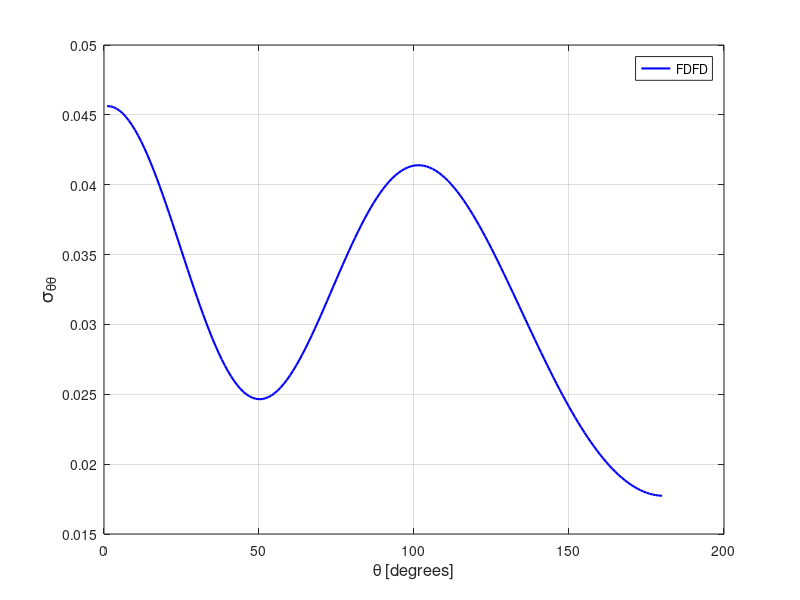

Source code (MATLAB):
stt = [ 
    1  0.45626163E-01
    2  0.45613360E-01
    3  0.45554917E-01
    4  0.45451209E-01
    5  0.45302909E-01
    6  0.45110226E-01
    7  0.44874519E-01
    8  0.44596743E-01
    9  0.44278048E-01
   10  0.43920197E-01
   11  0.43524500E-01
   12  0.43093018E-01
   13  0.42627506E-01
   14  0.42130359E-01
   15  0.41603420E-01
   16  0.41049540E-01
   17  0.40470712E-01
   18  0.39869770E-01
   19  0.39249379E-01
   20  0.38612191E-01
   21  0.37961163E-01
   22  0.37298873E-01
   23  0.36628637E-01
   24  0.35952900E-01
   25  0.35274919E-01
   26  0.34597371E-01
   27  0.33923265E-01
   28  0.33254988E-01
   29  0.32596044E-01
   30  0.31948708E-01
   31  0.31315666E-01
   32  0.30699685E-01
   33  0.30102909E-01
   34  0.29527906E-01
   35  0.28976742E-01
   36  0.28451774E-01
   37  0.27954716E-01
   38  0.27487470E-01
   39  0.27051760E-01
   40  0.26648931E-01
   41  0.26280550E-01
   42  0.25947655E-01
   43  0.25651272E-01
   44  0.25392191E-01
   45  0.25171192E-01
   46  0.24988854E-01
   47  0.24845108E-01
   48  0.24740323E-01
   49  0.24674648E-01
   50  0.24647580E-01
   51  0.24658844E-01
   52  0.24707919E-01
   53  0.24794150E-01
   54  0.24916733E-01
   55  0.25074763E-01
   56  0.25266809E-01
   57  0.25491962E-01
   58  0.25748819E-01
   59  0.26035700E-01
   60  0.26351368E-01
   61  0.26693894E-01
   62  0.27061535E-01
   63  0.27452638E-01
   64  0.27865056E-01
   65  0.28297445E-01
   66  0.28746897E-01
   67  0.29212201E-01
   68  0.29690670E-01
   69  0.30180940E-01
   70  0.30680129E-01
   71  0.31186860E-01
   72  0.31698603E-01
   73  0.32213587E-01
   74  0.32729410E-01
   75  0.33244744E-01
   76  0.33756979E-01
   77  0.34264680E-01
   78  0.34765624E-01
   79  0.35258539E-01
   80  0.35741083E-01
   81  0.36211945E-01
   82  0.36669523E-01
   83  0.37112251E-01
   84  0.37539106E-01
   85  0.37948132E-01
   86  0.38338445E-01
   87  0.38709108E-01
   88  0.39058488E-01
   89  0.39386511E-01
   90  0.39691478E-01
   91  0.39972909E-01
   92  0.40230125E-01
   93  0.40462598E-01
   94  0.40669981E-01
   95  0.40851697E-01
   96  0.41007444E-01
   97  0.41136771E-01
   98  0.41240323E-01
   99  0.41317165E-01
  100  0.41367814E-01
  101  0.41392449E-01
  102  0.41390900E-01
  103  0.41363444E-01
  104  0.41310851E-01
  105  0.41232992E-01
  106  0.41130740E-01
  107  0.41004241E-01
  108  0.40854242E-01
  109  0.40681452E-01
  110  0.40486138E-01
  111  0.40269617E-01
  112  0.40031925E-01
  113  0.39774179E-01
  114  0.39497290E-01
  115  0.39201718E-01
  116  0.38888730E-01
  117  0.38558993E-01
  118  0.38213253E-01
  119  0.37852798E-01
  120  0.37478074E-01
  121  0.37090424E-01
  122  0.36690433E-01
  123  0.36279291E-01
  124  0.35857879E-01
  125  0.35426930E-01
  126  0.34987684E-01
  127  0.34540854E-01
  128  0.34087408E-01
  129  0.33628326E-01
  130  0.33164255E-01
  131  0.32696441E-01
  132  0.32225549E-01
  133  0.31752415E-01
  134  0.31278014E-01
  135  0.30802902E-01
  136  0.30328261E-01
  137  0.29854568E-01
  138  0.29382696E-01
  139  0.28913384E-01
  140  0.28447200E-01
  141  0.27985008E-01
  142  0.27527442E-01
  143  0.27075257E-01
  144  0.26628764E-01
  145  0.26188923E-01
  146  0.25756005E-01
  147  0.25330625E-01
  148  0.24913363E-01
  149  0.24504794E-01
  150  0.24105167E-01
  151  0.23715142E-01
  152  0.23334928E-01
  153  0.22965116E-01
  154  0.22605851E-01
  155  0.22257740E-01
  156  0.21920888E-01
  157  0.21595702E-01
  158  0.21282393E-01
  159  0.20981232E-01
  160  0.20692496E-01
  161  0.20416401E-01
  162  0.20152988E-01
  163  0.19902736E-01
  164  0.19665593E-01
  165  0.19441618E-01
  166  0.19231139E-01
  167  0.19034117E-01
  168  0.18850829E-01
  169  0.18681215E-01
  170  0.18525315E-01
  171  0.18383328E-01
  172  0.18255269E-01
  173  0.18141236E-01
  174  0.18041125E-01
  175  0.17955039E-01
  176  0.17883087E-01
  177  0.17825218E-01
  178  0.17781423E-01
  179  0.17751720E-01
  180  0.17736180E-01
  181  0.17734753E-01
  182  0.17747555E-01
  183  0.17774338E-01
  184  0.17815290E-01
  185  0.17870273E-01
  186  0.17939437E-01
  187  0.18022526E-01
  188  0.18119752E-01
  189  0.18230923E-01
  190  0.18356085E-01
  191  0.18494990E-01
  192  0.18647881E-01
  193  0.18814504E-01
  194  0.18994786E-01
  195  0.19188644E-01
  196  0.19396201E-01
  197  0.19616827E-01
  198  0.19851027E-01
  199  0.20098338E-01
  200  0.20358603E-01
  201  0.20631660E-01
  202  0.20917419E-01
  203  0.21215554E-01
  204  0.21525880E-01
  205  0.21848399E-01
  206  0.22182442E-01
  207  0.22527922E-01
  208  0.22884496E-01
  209  0.23252044E-01
  210  0.23629965E-01
  211  0.24017932E-01
  212  0.24415722E-01
  213  0.24822686E-01
  214  0.25238505E-01
  215  0.25662608E-01
  216  0.26094571E-01
  217  0.26534026E-01
  218  0.26980158E-01
  219  0.27432565E-01
  220  0.27890362E-01
  221  0.28353417E-01
  222  0.28820738E-01
  223  0.29291900E-01
  224  0.29765971E-01
  225  0.30242160E-01
  226  0.30720135E-01
  227  0.31198585E-01
  228  0.31677309E-01
  229  0.32155152E-01
  230  0.32631371E-01
  231  0.33105128E-01
  232  0.33575535E-01
  233  0.34041893E-01
  234  0.34503091E-01
  235  0.34958113E-01
  236  0.35406347E-01
  237  0.35846766E-01
  238  0.36278512E-01
  239  0.36700316E-01
  240  0.37111785E-01
  241  0.37511729E-01
  242  0.37898809E-01
  243  0.38272757E-01
  244  0.38632113E-01
  245  0.38976483E-01
  246  0.39304409E-01
  247  0.39615452E-01
  248  0.39907999E-01
  249  0.40181946E-01
  250  0.40436096E-01
  251  0.40669870E-01
  252  0.40882397E-01
  253  0.41072823E-01
  254  0.41240592E-01
  255  0.41384529E-01
  256  0.41504830E-01
  257  0.41600365E-01
  258  0.41670863E-01
  259  0.41715581E-01
  260  0.41734535E-01
  261  0.41727096E-01
  262  0.41693248E-01
  263  0.41632157E-01
  264  0.41544657E-01
  265  0.41430101E-01
  266  0.41288313E-01
  267  0.41120395E-01
  268  0.40925737E-01
  269  0.40704455E-01
  270  0.40457703E-01
  271  0.40185668E-01
  272  0.39888717E-01
  273  0.39567765E-01
  274  0.39223514E-01
  275  0.38856808E-01
  276  0.38468681E-01
  277  0.38060326E-01
  278  0.37632808E-01
  279  0.37187319E-01
  280  0.36725122E-01
  281  0.36247917E-01
  282  0.35757210E-01
  283  0.35254195E-01
  284  0.34741029E-01
  285  0.34219388E-01
  286  0.33690892E-01
  287  0.33157546E-01
  288  0.32621447E-01
  289  0.32084554E-01
  290  0.31548679E-01
  291  0.31015968E-01
  292  0.30488810E-01
  293  0.29968744E-01
  294  0.29458188E-01
  295  0.28959664E-01
  296  0.28474940E-01
  297  0.28006028E-01
  298  0.27555116E-01
  299  0.27124329E-01
  300  0.26715441E-01
  301  0.26330555E-01
  302  0.25971590E-01
  303  0.25640225E-01
  304  0.25338167E-01
  305  0.25066786E-01
  306  0.24828047E-01
  307  0.24623150E-01
  308  0.24453219E-01
  309  0.24319580E-01
  310  0.24223046E-01
  311  0.24164692E-01
  312  0.24144998E-01
  313  0.24164535E-01
  314  0.24223719E-01
  315  0.24322847E-01
  316  0.24461780E-01
  317  0.24640534E-01
  318  0.24858739E-01
  319  0.25115853E-01
  320  0.25411481E-01
  321  0.25744239E-01
  322  0.26113581E-01
  323  0.26518261E-01
  324  0.26956690E-01
  325  0.27427431E-01
  326  0.27928907E-01
  327  0.28459199E-01
  328  0.29016417E-01
  329  0.29598460E-01
  330  0.30202881E-01
  331  0.30827308E-01
  332  0.31469442E-01
  333  0.32126836E-01
  334  0.32796338E-01
  335  0.33475801E-01
  336  0.34161758E-01
  337  0.34851771E-01
  338  0.35542909E-01
  339  0.36232285E-01
  340  0.36916859E-01
  341  0.37593704E-01
  342  0.38259931E-01
  343  0.38913067E-01
  344  0.39549541E-01
  345  0.40167030E-01
  346  0.40762872E-01
  347  0.41334182E-01
  348  0.41878883E-01
  349  0.42394154E-01
  350  0.42878021E-01
  351  0.43328203E-01
  352  0.43742608E-01
  353  0.44119816E-01
  354  0.44457637E-01
  355  0.44754982E-01
  356  0.45010228E-01
  357  0.45222741E-01
  358  0.45390967E-01
  359  0.45514792E-01
  360  0.45593385E-01
 ]; 
plot(stt(1:180,1),stt(1:180,2),'b-','linewidth',1.5 ); 
grid on 
legend('FDFD');
xlabel('\theta [degrees]','FontSize',12);
ylabel('\sigma_{\theta\theta}','FontSize',14);
